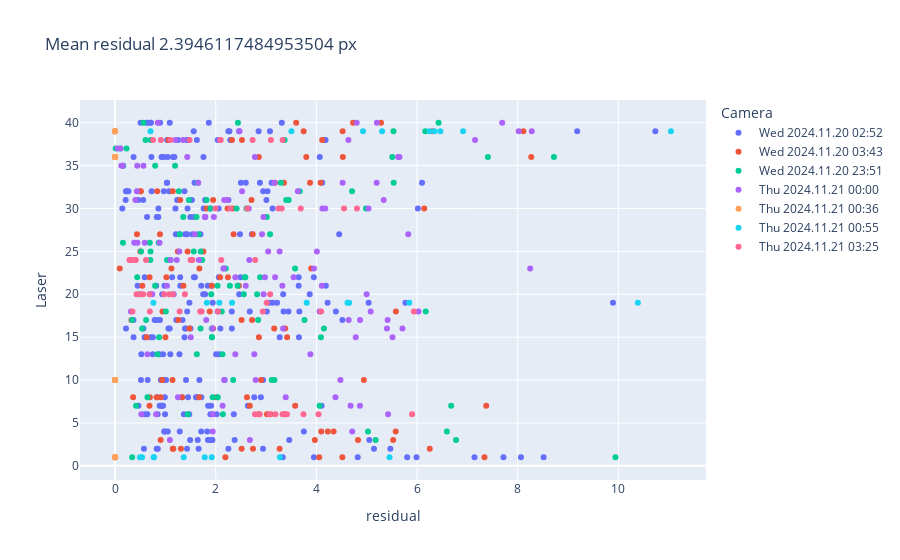

Here is the notebook cell this chart was saved with:
### Code cell
residuals = []
for data_point in data_points:
    residuals.append(data_point['residual'])
mean_residual = np.mean(residuals)

fig = px.scatter(data_points
    , x='residual'
    , y='Laser'
    , color='Camera'
    , hover_name='Laser'
	, hover_data=['beam_capture_index', 'projectionPoint_x', 'projectionPoint_y']
    , title="Mean residual {0} px".format(mean_residual))
fig.show()

### Figure 1 — Plotly figure (JSON) as saved in the notebook; plotly's stock layout.template omitted (floating-point values rounded to 4 significant figures; data arrays with more than 128 entries replaced by an {"elided": "..."} marker saying what was removed)
{"data": [{"customdata": {"elided": "230x3 float values"}, "hovertemplate": "<b>%{hovertext}</b><br><br>Camera=Wed 2024.11.20 02:52<br>residual=%{x}<br>Laser=%{y}<br>beam_capture_index=%{customdata[0]}<br>projectionPoint_x=%{customdata[1]}<br>projectionPoint_y=%{customdata[2]}<extra></extra>", "hovertext": {"elided": "230 int values"}, "legendgroup": "Wed 2024.11.20 02:52", "marker": {"color": "#636efa", "symbol": "circle"}, "mode": "markers", "name": "Wed 2024.11.20 02:52", "orientation": "v", "showlegend": true, "type": "scatter", "x": {"elided": "230 float values"}, "xaxis": "x", "y": {"elided": "230 int values"}, "yaxis": "y"}, {"customdata": {"elided": "104x3 float values"}, "hovertemplate": "<b>%{hovertext}</b><br><br>Camera=Wed 2024.11.20 03:43<br>residual=%{x}<br>Laser=%{y}<br>beam_capture_index=%{customdata[0]}<br>projectionPoint_x=%{customdata[1]}<br>projectionPoint_y=%{customdata[2]}<extra></extra>", "hovertext": [1, 1, 1, 1, 2, 2, 2, 2, 3, 3, 3, 3, 4, 4, 4, 4, 36, 36, 36, 36, 6, 6, 6, 6, 7, 7, 7, 7, 8, 8, 8, 8, 10, 10, 10, 10, 27, 27, 27, 27, 40, 40, 40, 15, 15, 15, 15, 16, 16, 16, 16, 17, 17, 17, 17, 18, 18, 18, 21, 21, 21, 21, 22, 22, 22, 22, 2, 2, 2, 8, 8, 8, 8, 23, 23, 23, 23, 25, 25, 25, 25, 30, 30, 30, 30, 31, 31, 31, 32, 32, 32, 32, 33, 33, 33, 33, 38, 38, 38, 38, 39, 39, 39, 39], "legendgroup": "Wed 2024.11.20 03:43", "marker": {"color": "#EF553B", "symbol": "circle"}, "mode": "markers", "name": "Wed 2024.11.20 03:43", "orientation": "v", "showlegend": true, "type": "scatter", "x": [4.056, 2.192, 7.34, 4.516, 2.74, 1.157, 3.269, 1.309, 0.9057, 4.827, 5.526, 3.969, 4.343, 4.227, 5.576, 4.097, 4.526, 3.799, 8.269, 2.855, 3.37, 3.089, 3.019, 2.851, 0.6839, 2.677, 7.375, 3.578, 0.3594, 0.8261, 1.672, 1.331, 0.9341, 1.142, 4.943, 2.902, 2.736, 0.8922, 2.356, 0.4353, 4.729, 5.284, 3.598, 0.6288, 1.001, 3.418, 2.858, 1.478, 3.161, 3.379, 1.948, 2.514, 2.722, 1.257, 0.3249, 0.9419, 1.882, 5.58, 1.923, 2.46, 0.5428, 1.359, 2.243, 2.088, 1.02, 0.6853, 2.515, 6.253, 1.147, 2.621, 0.9072, 2.007, 0.6914, 0.09358, 3.897, 1.12, 1.675, 1.754, 1.441, 0.5025, 1.247, 2.339, 6.143, 2.235, 1.822, 1.295, 1.949, 2.711, 0.4966, 0.5137, 1.147, 0.8372, 4.083, 3.177, 3.356, 3.874, 1.062, 2.323, 2.522, 4.116, 6.3, 8.113, 3.747, 4.521], "xaxis": "x", "y": [1, 1, 1, 1, 2, 2, 2, 2, 3, 3, 3, 3, 4, 4, 4, 4, 36, 36, 36, 36, 6, 6, 6, 6, 7, 7, 7, 7, 8, 8, 8, 8, 10, 10, 10, 10, 27, 27, 27, 27, 40, 40, 40, 15, 15, 15, 15, 16, 16, 16, 16, 17, 17, 17, 17, 18, 18, 18, 21, 21, 21, 21, 22, 22, 22, 22, 2, 2, 2, 8, 8, 8, 8, 23, 23, 23, 23, 25, 25, 25, 25, 30, 30, 30, 30, 31, 31, 31, 32, 32, 32, 32, 33, 33, 33, 33, 38, 38, 38, 38, 39, 39, 39, 39], "yaxis": "y"}, {"customdata": {"elided": "97x3 float values"}, "hovertemplate": "<b>%{hovertext}</b><br><br>Camera=Wed 2024.11.20 23:51<br>residual=%{x}<br>Laser=%{y}<br>beam_capture_index=%{customdata[0]}<br>projectionPoint_x=%{customdata[1]}<br>projectionPoint_y=%{customdata[2]}<extra></extra>", "hovertext": [1, 1, 3, 3, 4, 4, 36, 36, 36, 6, 6, 7, 7, 7, 8, 8, 8, 37, 37, 37, 10, 10, 10, 27, 27, 27, 40, 40, 40, 13, 13, 13, 35, 35, 35, 15, 15, 15, 15, 16, 16, 16, 16, 17, 17, 17, 17, 18, 18, 18, 20, 20, 20, 20, 21, 21, 21, 21, 22, 22, 22, 22, 23, 23, 24, 24, 24, 24, 25, 25, 25, 25, 26, 26, 26, 29, 29, 29, 30, 30, 30, 30, 31, 31, 31, 31, 32, 32, 32, 33, 33, 33, 38, 38, 38, 39, 39], "legendgroup": "Wed 2024.11.20 23:51", "marker": {"color": "#00cc96", "symbol": "circle"}, "mode": "markers", "name": "Wed 2024.11.20 23:51", "orientation": "v", "showlegend": true, "type": "scatter", "x": [9.942, 0.3406, 5.177, 6.774, 6.593, 5.025, 8.72, 7.407, 5.508, 1.444, 2.142, 6.678, 4.063, 0.4165, 1.94, 0.644, 2.042, 0.2282, 0.01233, 0.1085, 3.112, 2.348, 3.167, 3.079, 1.661, 1.286, 6.427, 2.442, 0.5647, 0.843, 2.134, 1.625, 1.192, 0.7973, 0.1647, 4.09, 1.926, 1.924, 0.876, 4.15, 0.5383, 1.923, 1.699, 3.765, 0.3371, 2.843, 0.6168, 6.173, 2.12, 1.009, 2.557, 2.822, 1.912, 0.4697, 2.037, 0.7962, 2.434, 2.282, 2.575, 0.4399, 2.884, 2.588, 3.576, 2.2, 0.7001, 1.1, 1.034, 1.731, 0.7042, 1.702, 1.563, 0.5172, 0.8678, 0.6887, 0.1576, 1.356, 3.015, 1.619, 2.415, 4.985, 1.895, 2.61, 1.467, 1.819, 3.451, 3.4, 1.269, 3.671, 4.708, 3.295, 5.536, 1.643, 0.7107, 0.6062, 3.37, 6.164, 5.531], "xaxis": "x", "y": [1, 1, 3, 3, 4, 4, 36, 36, 36, 6, 6, 7, 7, 7, 8, 8, 8, 37, 37, 37, 10, 10, 10, 27, 27, 27, 40, 40, 40, 13, 13, 13, 35, 35, 35, 15, 15, 15, 15, 16, 16, 16, 16, 17, 17, 17, 17, 18, 18, 18, 20, 20, 20, 20, 21, 21, 21, 21, 22, 22, 22, 22, 23, 23, 24, 24, 24, 24, 25, 25, 25, 25, 26, 26, 26, 29, 29, 29, 30, 30, 30, 30, 31, 31, 31, 31, 32, 32, 32, 33, 33, 33, 38, 38, 38, 39, 39], "yaxis": "y"}, {"customdata": {"elided": "106x3 float values"}, "hovertemplate": "<b>%{hovertext}</b><br><br>Camera=Thu 2024.11.21 00:00<br>residual=%{x}<br>Laser=%{y}<br>beam_capture_index=%{customdata[0]}<br>projectionPoint_x=%{customdata[1]}<br>projectionPoint_y=%{customdata[2]}<extra></extra>", "hovertext": [3, 3, 4, 4, 36, 36, 36, 36, 6, 6, 6, 6, 7, 7, 7, 8, 8, 8, 37, 37, 10, 10, 10, 27, 27, 27, 40, 40, 40, 40, 13, 13, 13, 13, 35, 35, 35, 35, 15, 15, 15, 16, 16, 16, 16, 17, 17, 17, 17, 18, 18, 18, 18, 20, 20, 20, 21, 21, 21, 21, 22, 22, 22, 22, 23, 23, 23, 23, 24, 24, 24, 24, 25, 25, 25, 25, 26, 26, 26, 26, 29, 29, 29, 29, 30, 30, 30, 30, 31, 31, 31, 31, 32, 32, 32, 33, 33, 33, 33, 38, 38, 38, 38, 39, 39, 39], "legendgroup": "Thu 2024.11.21 00:00", "marker": {"color": "#ab63fa", "symbol": "circle"}, "mode": "markers", "name": "Thu 2024.11.21 00:00", "orientation": "v", "showlegend": true, "type": "scatter", "x": [1.089, 2.679, 4.713, 1.94, 5.624, 5.651, 1.435, 2.778, 1.939, 0.8143, 0.5229, 5.425, 4.679, 4.865, 2.137, 4.379, 1.25, 3.392, 0.1074, 0.05152, 4.478, 2.168, 2.793, 5.826, 1.588, 2.921, 7.691, 5.202, 0.849, 4.801, 2.767, 0.6428, 2.389, 3.881, 0.5634, 0.156, 0.1253, 0.4411, 4.782, 1.504, 5.513, 5.711, 3.338, 1.935, 5.402, 5.416, 4.868, 1.811, 4.642, 5.079, 4.064, 0.3153, 6.028, 2.951, 0.7388, 4.998, 2.596, 4.108, 1.032, 3.324, 3.18, 3.547, 2.39, 2.978, 2.161, 8.248, 2.153, 3.952, 1.227, 2.667, 1.102, 1.666, 3.269, 3.043, 4.01, 1.278, 0.445, 0.8848, 0.59, 0.3821, 2.949, 1.783, 1.794, 1.964, 4.119, 2.656, 4.177, 5.035, 2.234, 0.4051, 2.169, 5.338, 3.633, 0.4342, 2.524, 4.522, 5.198, 1.653, 3.166, 1.351, 1.198, 7.152, 4.636, 8.02, 2.474, 8.279], "xaxis": "x", "y": [3, 3, 4, 4, 36, 36, 36, 36, 6, 6, 6, 6, 7, 7, 7, 8, 8, 8, 37, 37, 10, 10, 10, 27, 27, 27, 40, 40, 40, 40, 13, 13, 13, 13, 35, 35, 35, 35, 15, 15, 15, 16, 16, 16, 16, 17, 17, 17, 17, 18, 18, 18, 18, 20, 20, 20, 21, 21, 21, 21, 22, 22, 22, 22, 23, 23, 23, 23, 24, 24, 24, 24, 25, 25, 25, 25, 26, 26, 26, 26, 29, 29, 29, 29, 30, 30, 30, 30, 31, 31, 31, 31, 32, 32, 32, 33, 33, 33, 33, 38, 38, 38, 38, 39, 39, 39], "yaxis": "y"}, {"customdata": [[0, 0, -0.5], [1, 0.5, -0.5], [2, -0.5, 0], [3, 0, 0], [4, 0.5, 0], [5, -0.5, 0.5], [6, 0, 0.5], [7, 0.5, 0.5], [0, -0.5, -0.5], [1, 0, -0.5], [2, 0.5, -0.5], [3, -0.5, 0], [4, 0, 0], [5, 0.5, 0], [6, -0.5, 0.5], [7, 0, 0.5], [8, 0.5, 0.5], [0, -0.5, -0.5], [1, 0, -0.5], [2, 0.5, -0.5], [3, -0.5, 0], [4, 0, 0], [5, 0.5, 0], [6, -0.5, 0.5], [7, 0, 0.5], [8, 0.5, 0.5], [0, -0.5, -0.5], [1, 0, -0.5], [2, -0.5, 0], [3, 0, 0], [4, 0.5, 0], [5, -0.5, 0.5], [6, 0, 0.5], [7, 0.5, 0.5]], "hovertemplate": "<b>%{hovertext}</b><br><br>Camera=Thu 2024.11.21 00:36<br>residual=%{x}<br>Laser=%{y}<br>beam_capture_index=%{customdata[0]}<br>projectionPoint_x=%{customdata[1]}<br>projectionPoint_y=%{customdata[2]}<extra></extra>", "hovertext": [1, 1, 1, 1, 1, 1, 1, 1, 36, 36, 36, 36, 36, 36, 36, 36, 36, 10, 10, 10, 10, 10, 10, 10, 10, 10, 39, 39, 39, 39, 39, 39, 39, 39], "legendgroup": "Thu 2024.11.21 00:36", "marker": {"color": "#FFA15A", "symbol": "circle"}, "mode": "markers", "name": "Thu 2024.11.21 00:36", "orientation": "v", "showlegend": true, "type": "scatter", "x": [0, 0, 0, 0, 0, 0, 0, 0, 0, 0, 0, 0, 0, 0, 0, 0, 0, 0, 0, 0, 0, 0, 0, 0, 0, 0, 0, 0, 0, 0, 0, 0, 0, 0], "xaxis": "x", "y": [1, 1, 1, 1, 1, 1, 1, 1, 36, 36, 36, 36, 36, 36, 36, 36, 36, 10, 10, 10, 10, 10, 10, 10, 10, 10, 39, 39, 39, 39, 39, 39, 39, 39], "yaxis": "y"}, {"customdata": [[0, -0.5, -0.5], [1, 0, -0.5], [2, 0.5, -0.5], [3, -0.5, 0], [4, 0, 0], [5, 0.5, 0], [6, -0.5, 0.5], [7, 0, 0.5], [8, 0.5, 0.5], [0, -0.5, -0.5], [1, 0, -0.5], [2, 0.5, -0.5], [3, -0.5, 0], [4, 0, 0], [5, 0.5, 0], [6, -0.5, 0.5], [7, 0, 0.5], [8, 0.5, 0.5], [0, -0.5, -0.5], [1, 0, -0.5], [2, 0.5, -0.5], [3, -0.5, 0], [4, 0, 0], [5, 0.5, 0], [6, -0.5, 0.5], [7, 0, 0.5], [8, 0.5, 0.5]], "hovertemplate": "<b>%{hovertext}</b><br><br>Camera=Thu 2024.11.21 00:55<br>residual=%{x}<br>Laser=%{y}<br>beam_capture_index=%{customdata[0]}<br>projectionPoint_x=%{customdata[1]}<br>projectionPoint_y=%{customdata[2]}<extra></extra>", "hovertext": [1, 1, 1, 1, 1, 1, 1, 1, 1, 19, 19, 19, 19, 19, 19, 19, 19, 19, 39, 39, 39, 39, 39, 39, 39, 39, 39], "legendgroup": "Thu 2024.11.21 00:55", "marker": {"color": "#19d3f3", "symbol": "circle"}, "mode": "markers", "name": "Thu 2024.11.21 00:55", "orientation": "v", "showlegend": true, "type": "scatter", "x": [0.4947, 0.7681, 0.5361, 3.276, 5.452, 1.92, 0.7728, 1.365, 1.782, 0.7625, 10.39, 2.325, 4.651, 2.072, 5.845, 1.824, 4.618, 3.808, 4.927, 6.464, 6.914, 0.7036, 11.04, 5.306, 3.504, 6.248, 6.349], "xaxis": "x", "y": [1, 1, 1, 1, 1, 1, 1, 1, 1, 19, 19, 19, 19, 19, 19, 19, 19, 19, 39, 39, 39, 39, 39, 39, 39, 39, 39], "yaxis": "y"}, {"customdata": {"elided": "54x3 float values"}, "hovertemplate": "<b>%{hovertext}</b><br><br>Camera=Thu 2024.11.21 03:25<br>residual=%{x}<br>Laser=%{y}<br>beam_capture_index=%{customdata[0]}<br>projectionPoint_x=%{customdata[1]}<br>projectionPoint_y=%{customdata[2]}<extra></extra>", "hovertext": [6, 6, 6, 6, 6, 6, 6, 6, 6, 18, 18, 18, 18, 18, 18, 18, 18, 18, 19, 20, 20, 20, 20, 20, 20, 20, 20, 20, 24, 24, 24, 24, 24, 24, 24, 24, 24, 30, 30, 30, 30, 30, 30, 30, 30, 38, 38, 38, 38, 38, 38, 38, 38, 38], "legendgroup": "Thu 2024.11.21 03:25", "marker": {"color": "#FF6692", "symbol": "circle"}, "mode": "markers", "name": "Thu 2024.11.21 03:25", "orientation": "v", "showlegend": true, "type": "scatter", "x": [2.78, 3.416, 3.744, 4.043, 3.069, 3.328, 5.902, 3.186, 2.874, 0.3471, 1.692, 5.936, 2.045, 1.72, 2.935, 4.095, 1.283, 0.6918, 3.013, 0.9769, 0.4271, 0.5576, 0.5077, 1.387, 0.6844, 1.075, 1.148, 3.081, 2.784, 0.2856, 2.11, 0.6162, 0.3982, 0.3293, 1.537, 0.4123, 1.5, 3.69, 4.805, 2.288, 1.995, 3.311, 2.625, 3.248, 4.55, 1.48, 0.7542, 3.33, 2.088, 0.9105, 2.098, 3.097, 1.102, 2.733], "xaxis": "x", "y": [6, 6, 6, 6, 6, 6, 6, 6, 6, 18, 18, 18, 18, 18, 18, 18, 18, 18, 19, 20, 20, 20, 20, 20, 20, 20, 20, 20, 24, 24, 24, 24, 24, 24, 24, 24, 24, 30, 30, 30, 30, 30, 30, 30, 30, 38, 38, 38, 38, 38, 38, 38, 38, 38], "yaxis": "y"}], "layout": {"legend": {"title": {"text": "Camera"}, "tracegroupgap": 0}, "title": {"text": "Mean residual 2.3946117484953504 px"}, "xaxis": {"anchor": "y", "domain": [0, 1], "title": {"text": "residual"}}, "yaxis": {"anchor": "x", "domain": [0, 1], "title": {"text": "Laser"}}}}
